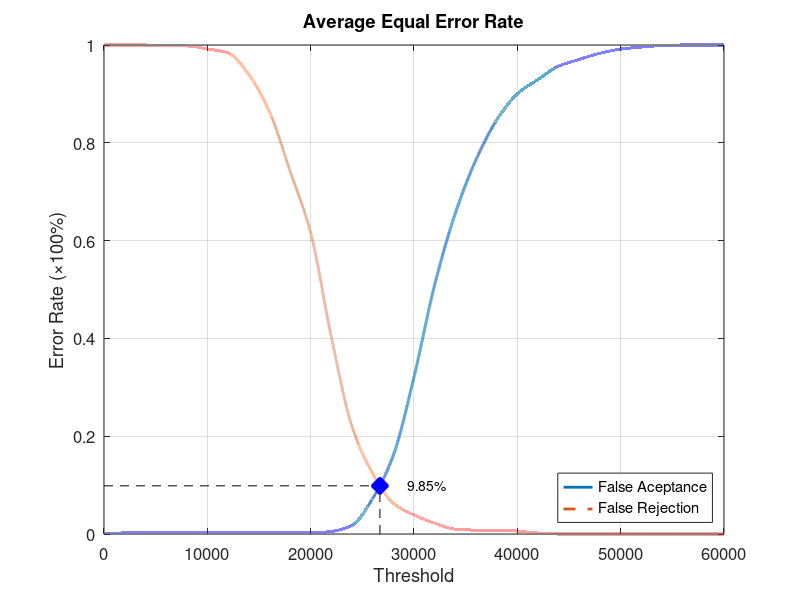
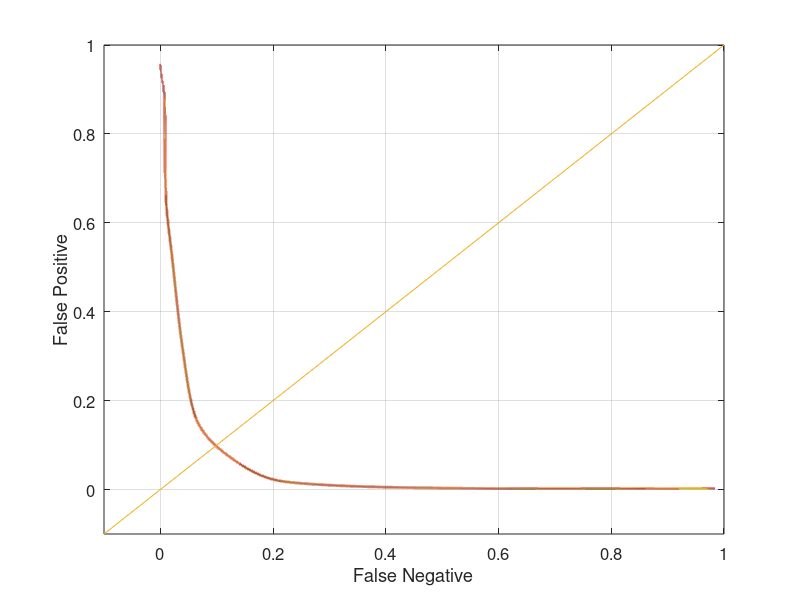

Reproduce these figures in MATLAB, in order.
function yEER = Database1Average
close all;
clear;
clc;
x = 0:2000:60000;
xq = 0:0.5:60000;

y0 = [0 0.00210526 0.00210526 0.00210526 0.00210526 0.00210526 0.00210526 0.00210526 0.00210526 0.00210526 0.00210526 0.00526316 0.0178947 0.0726316 0.161053 0.321053 0.509474 0.655789 0.765263 0.846316 0.9 0.929474 0.956842 0.970526 0.983158 0.991579 0.99579 0.998947 1 1 1];
yy0 = interp1(x, y0, xq, 'pchip');
y1 = [1 1 1 0.998 0.998 0.992 0.984 0.94 0.864 0.743 0.616 0.403 0.22 0.124 0.063 0.039 0.022 0.01 0.008 0.008 0.006 0.002 0 0 0 0 0 0 0 0 0];
yy1 = interp1(x, y1, xq, 'pchip');

% Calculating EER: 
y2 = abs(y0 - y1);
find(y2 == min(y2))
yy2 = abs(yy0 - yy1);
xEER = find(yy2 == min(yy2));
xEERIndex = xq(xEER) % X-axis EER
yEER = yy0(xEER) % Y-axis EER

main = figure
plot(xq, yy0,'-','LineWidth', 2);	hold on
plot(xq, yy1,'--','LineWidth', 2);	hold on
plot([xEERIndex xEERIndex], [0 yEER], 'k--');	hold on
plot([0 xEERIndex], [yEER yEER], 'k--');	hold on
plot(xEERIndex, yEER, 'bx', 'LineWidth', 10);	hold on
text(xEERIndex + 10 * xEERIndex / 100, yEER, [num2str(round((10000 * yEER)) / 100) '%'])
legend('False Aceptance', 'False Rejection', 'Location', 'SouthEast')
xlabel('Threshold')
ylabel('Error Rate (\times100%)')
title('Average Equal Error Rate')
set(gca, 'FontSize', 12)
axis([0 60000 0 1])
grid on

print(main, 'Database1AverageMain', '-dpng');
FNRxFPR = figure('Color', [1 1 1]);
plot(yy1, yy0, '-', yy1, yy0, 'LineWidth', 2);
hold on
y = -0.1:0.1:1
plot(y, y); 
set(gca, 'FontSize', 12)
xlabel('False Negative')
ylabel('False Positive')
axis([-0.1 1 -0.1 1])
set(gca, 'FontSize', 12)
grid on

print(FNRxFPR, 'Database1AverageFNRxFPR','-dpng');
end
